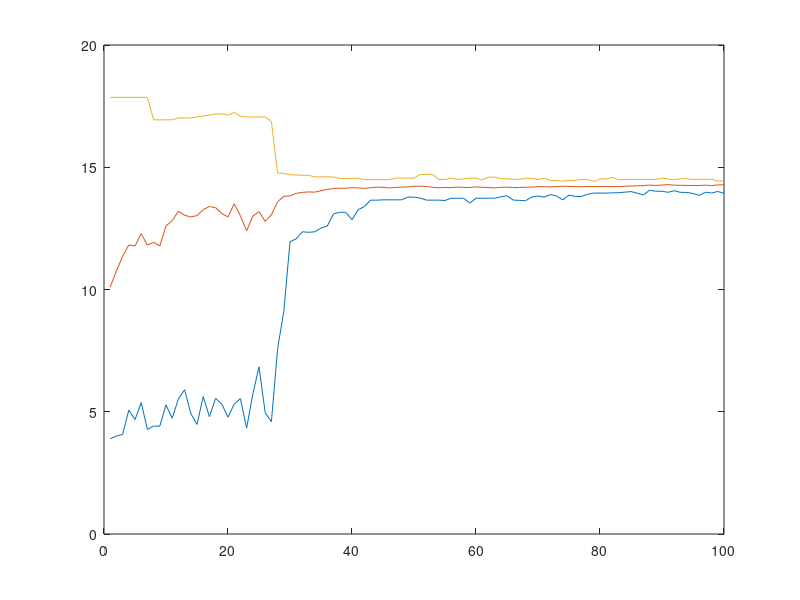

Recreate this plot in MATLAB.
clc;
clear;
ymelhor = [17.859068763744173,17.859068763744173,17.859068763744173,17.859068763744173,17.859068763744173,17.859068763744173,17.859068763744173,16.939465268012505,16.939465268012505,16.939465268012505,16.939465268012505,17.017487290259087,17.017487290259087,17.017487290259087,17.05656631169682,17.102580723793004,17.131611424994063,17.172761333258247,17.184419710074838,17.131611424994063,17.240578141600153,17.084347034686996,17.05656631169682,17.056172324808095,17.056172324808095,17.056172324808095,16.864508784978234,14.760824778744777,14.752407149726334,14.693615694864194,14.685669686091643,14.66981438289401,14.66981438289401,14.605739358320417,14.605739358320417,14.605739358320417,14.605739358320417,14.541370029870313,14.541370029870313,14.541370029870313,14.557068891069104,14.494797166335491,14.492927506784216,14.492927506784216,14.492927506784216,14.492927506784216,14.556524597683543,14.556524597683543,14.556524597683543,14.556524597683543,14.70704308843257,14.70704308843257,14.70704308843257,14.499941347575422,14.499941347575422,14.558516437711674,14.499941347575422,14.524198619001965,14.555656420227177,14.555656420227177,14.47448083934529,14.597721068864432,14.597721068864432,14.532233051354956,14.532233051354956,14.50570339614189,14.50570339614189,14.551166387884297,14.539953274611623,14.497203116488432,14.552251966656112,14.465347509027723,14.454173702760322,14.429797519513556,14.46389815975716,14.46389815975716,14.504390402332875,14.504390402332875,14.419200590338267,14.524198120988416,14.524198120988416,14.586426447033453,14.484460708133657,14.501167817991568,14.501167817991568,14.501167817991568,14.501167817991568,14.501167817991568,14.501167817991568,14.559641011180041,14.51547872859922,14.491700174152015,14.53214361947906,14.53214361947906,14.498667475791859,14.507918070156421,14.510006655729176,14.507918070156421,14.434376265378392,14.450112395966363];
ymedia = [10.106900569512575,10.75645143235651,11.356711212543525,11.821703298236107,11.77879283410893,12.282824803563903,11.815121389750427,11.934610127705575,11.783087647850769,12.603482036907062,12.810423124149182,13.205511048653419,13.037870847813338,12.968884685326104,13.022424725238357,13.267832947512007,13.394289477695555,13.348174223971618,13.106100537843606,12.969011291697727,13.50180050741184,13.018790072543768,12.402173125660772,13.0038724234188,13.185339480190049,12.785458876079128,13.0600391672656,13.586364486037517,13.810694217620414,13.830590838461585,13.932003527908767,13.972595132274732,13.99180090225965,13.981720671520526,14.04024162112053,14.094996686117568,14.132937767427467,14.141298897453858,14.142808706947342,14.162038734144247,14.157582478258316,14.138643013633828,14.163199579510904,14.185160159122317,14.176414058222022,14.153874318311061,14.177755373535474,14.183622087391907,14.197199101402532,14.22285630739795,14.225001062810133,14.215472838814136,14.180221116817183,14.16049603238469,14.173601508818074,14.169506290822207,14.190482673134097,14.172058333285456,14.172197976760415,14.195567858942075,14.181678475631129,14.172364478311522,14.155766583056211,14.181415540866535,14.186756655093186,14.166769297606795,14.173340188652253,14.18194697656242,14.186872914880132,14.208521269649147,14.205378386293692,14.194323152969828,14.207722719224883,14.222908044498913,14.214793897141734,14.207496983298679,14.205366078784584,14.211397546672078,14.210475141556703,14.210622527787582,14.212706444852778,14.210784260249559,14.21017821653485,14.222695966757247,14.23196091496247,14.243961486478806,14.24914341775702,14.270398873152766,14.256625553964277,14.272546690744594,14.289277488478678,14.267863903204706,14.262467899752881,14.25728817149269,14.255558286422701,14.252722438785456,14.267254211274581,14.252356590999687,14.278029377329238,14.285497082081525];
ypior = [3.8951386931229237,4.0066108218858085,4.073059108612237,5.06902052399057,4.679457373961937,5.373080330359542,4.275957877064494,4.412488448999629,4.412488448999629,5.2788331857140065,4.7346774608909,5.527808621254283,5.903038632210664,4.927619054131389,4.481709933379002,5.619497908799923,4.799811687840471,5.5463985380764536,5.314796095287402,4.776509378601759,5.313590451731987,5.537139090868026,4.3297505666638205,5.718101705312921,6.8367204997268916,4.958259360595289,4.59588509388393,7.578165257980732,9.101297563355232,11.953931937061286,12.073563604343423,12.361129182017102,12.338542157099237,12.361129182017102,12.515878163414673,12.592320942925305,13.0915535168835,13.157025222616044,13.157025222616044,12.852263128846666,13.2641090346057,13.391904133901821,13.654089122685916,13.654089122685916,13.667618668288668,13.667618668288668,13.667618668288668,13.667618668288668,13.77905104051674,13.77905104051674,13.738713794870701,13.654968695171156,13.654968695171156,13.654968695171156,13.640822269151656,13.733274815998394,13.733274815998394,13.733274815998394,13.531952657303822,13.733274815998394,13.733274815998394,13.733274815998394,13.733274815998394,13.792754102898698,13.836437939899998,13.65719616660148,13.643944710610757,13.632894452915046,13.784033684855283,13.82255032291615,13.776070770318317,13.879818133153524,13.823383987809033,13.662909410590323,13.861277717611474,13.805450972056427,13.805450972056427,13.89758935194163,13.943989302953593,13.943989302953593,13.943989302953593,13.953203747996602,13.959912634522974,13.980651607518332,14.005962555836405,13.94124329093302,13.867080831404218,14.063027393691682,14.019014405015135,14.019014405015135,13.975647148610609,14.041735482839972,13.971502844807684,13.971502844807684,13.923336639009763,13.85071503280674,13.980566797074479,13.94658064292638,14.009823334303345,13.931458696685098];
xdata = [1:1:100];
plot(xdata,ypior);
hold on;
plot(xdata,ymedia);
hold on;
plot(xdata,ymelhor);
hold on;
